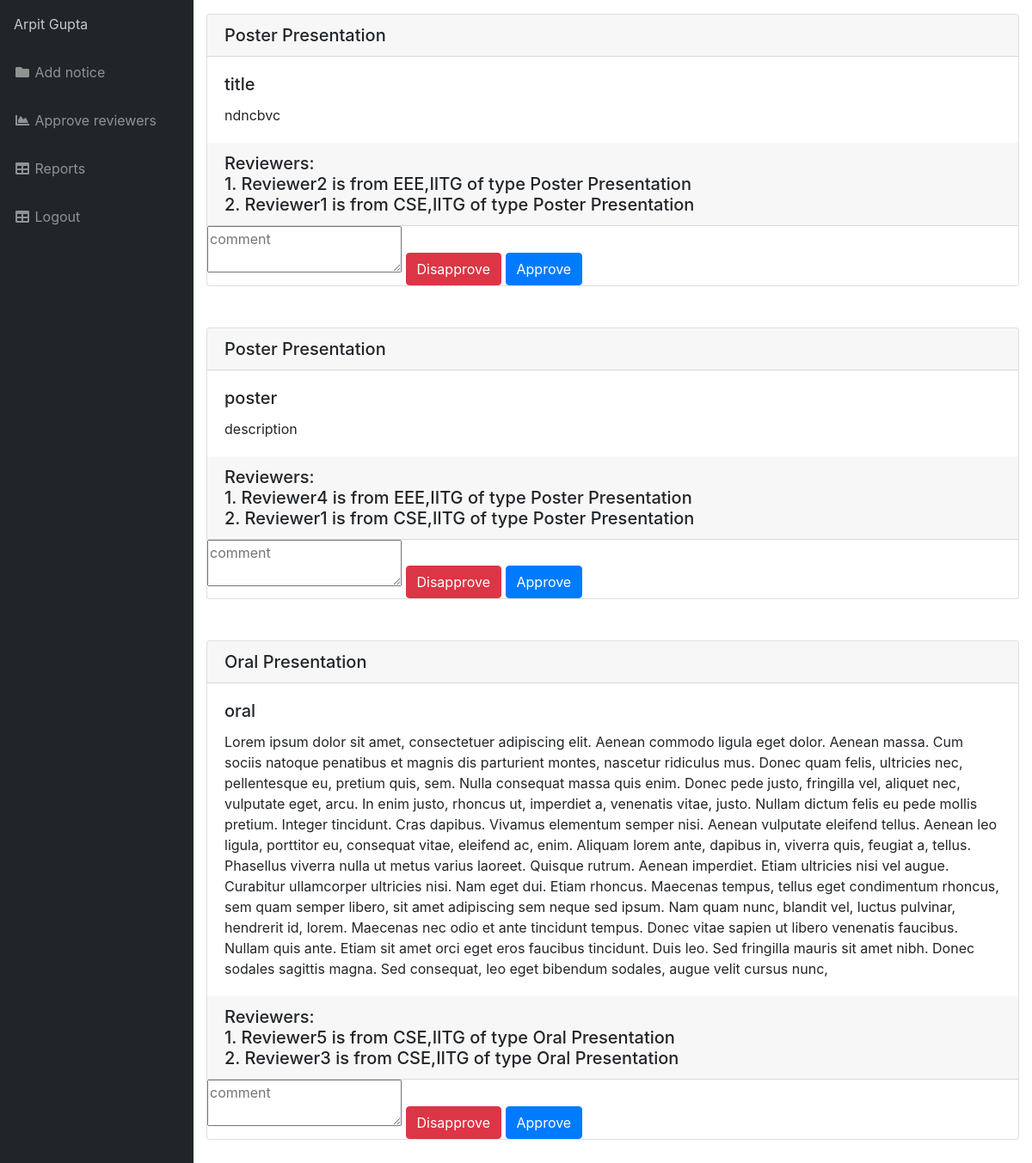
Before: /PHP/ApproveReviewersFaculty.php (signed in) with the older database file.
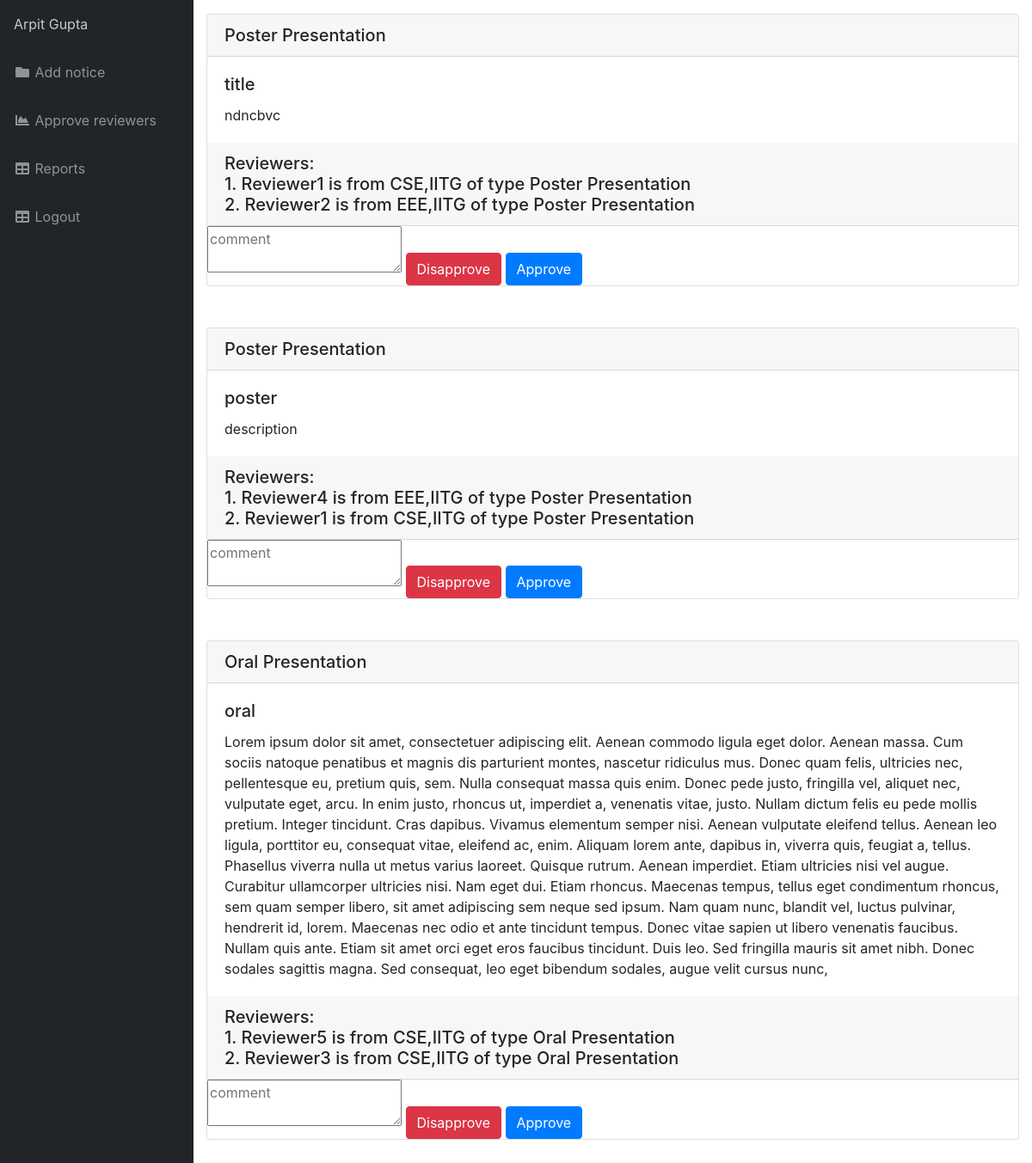
After: the same page with the newer database file.
### tables this page shows
CREATE TABLE `PosterPresentation` (
  `Posterid` varchar(50) NOT NULL,
  `Username` varchar(50) NOT NULL,
  `Reviewer1` varchar(50) DEFAULT NULL,
  `Reviewer2` varchar(50) DEFAULT NULL,
  `Approved` int(1) NOT NULL,
  `Marks1` int(11) DEFAULT NULL,
  `Marks2` int(11) DEFAULT NULL,
  `Remark` text,
  `File` blob NOT NULL,
  `FileName` varchar(50) NOT NULL,
  `AbstractTitle` text NOT NULL,
  `AbstractDescription` text NOT NULL,
  `Email` varchar(250) NOT NULL
);

CREATE TABLE `Reviewer` (
  `id` bigint(20) NOT NULL,
  `Username` varchar(50) NOT NULL,
  `Name` varchar(100) NOT NULL,
  `Address` text NOT NULL,
  `Type` varchar(50) NOT NULL,
  `Designation` varchar(100) NOT NULL,
  `Department` varchar(100) NOT NULL,
  `Institute` varchar(200) NOT NULL,
  `Email` varchar(250) NOT NULL
);

### PHP/ApproveReviewersFaculty.php (the view, shortened to what the changed rows need)
<!DOCTYPE html>
<html lang="en">
<head>
    <link href="../css/Participant/vendor/fontawesome-free/css/all.min.css" rel="stylesheet" type="text/css">
    <link href="../css/Participant/vendor/datatables/dataTables.bootstrap4.css" rel="stylesheet">
    <link href="../css/Participant/sb-admin.css" rel="stylesheet">
</head>
<body id="page-top">
<div id="wrapper">
    <div id="content-wrapper">
        <div class="container-fluid">
            <?php
            $conn = new mysqli("127.0.0.1","root","","Research-Conclave");
            $posterquery = mysqli_query($conn,"SELECT * FROM PosterPresentation WHERE (Approved=0 )");
            $posteridarray = array();
            $posterindex=0;
            while($row=mysqli_fetch_assoc($posterquery))
            {
                $posteridarray[$posterindex]=$row['Posterid'];
                $r1=$row['Reviewer1'];
                $r2=$row['Reviewer2'];
                $reviewerquery1 = mysqli_query($conn,"SELECT * FROM Reviewer WHERE Username='$r1'");
                $reviewerquery2 = mysqli_query($conn,"SELECT * FROM Reviewer WHERE Username='$r2'");
                $row_reviewer1=mysqli_fetch_assoc($reviewerquery1);
                $row_reviewer2=mysqli_fetch_assoc($reviewerquery2);
                echo '<div class="card mb-5">
                    <h5 class="card-header">';
                echo "Poster Presentation";
                echo '</h5><div class="card-body"><h5 class="card-title">';
                echo $row['AbstractTitle'];
                echo '</h5>';
                echo '<p class="card-text">';
                echo $row['AbstractDescription'];
                echo '</div><h5 class="card-header"> Reviewers:<br>';
                echo "1.    ".$row_reviewer1['Name']." is from ".$row_reviewer1['Department'].",".$row_reviewer1['Institute']." of type ".$row_reviewer1['Type'];
                echo '<br>2.  ';
                echo $row_reviewer2['Name']." is from ".$row_reviewer2['Department'].",".$row_reviewer2['Institute']." of type ".$row_reviewer2['Type'];
                echo '</h5>';
                echo '<form method="post"><textarea type="text" name="comment" placeholder="comment"></textarea>
                        <button class="btn btn-danger" type="submit" name="posterdisapprove" value="';echo $posteridarray[$posterindex]; echo '">Disapprove</button>
                        <button class="btn btn-primary" type="submit"  name="posterapprove" value="';echo $posteridarray[$posterindex]; echo '">Approve</button></form></div>';
                $posterindex++;
            }
            ?>
        </div>
    </div>
</div>
</body>
</html>

Changed rows visible on the page:
changed posterpresentation "title": reviewer.Name "Reviewer2" → "Reviewer1"; reviewer.Department "EEE" → "CSE"; reviewer.Name "Reviewer1" → "Reviewer2"; reviewer.Department "CSE" → "EEE"
